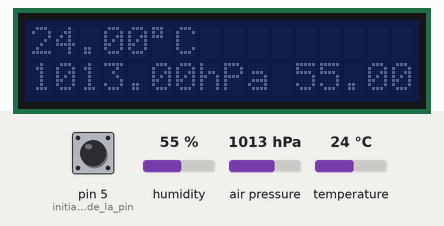
This sketch was run on a simulated Arduino Uno, built with avr-gcc and run on an emulated ATmega328P. Parts: 16×2 character LCD. Inputs (shaded band) come from the test bench; at power-on: pin 5 (initialisation_de_la_pin) HIGH, air pressure 1013 hPa, humidity 55 %, temperature 24 °C. The local clock reads 2024-03-15 10:24:30 at power-on unless the sketch sets it; what the sketch prints to the serial monitor is not drawn.

Above: at 1.2 s.
1.3 s: pin 5 (initialisation_de_la_pin) pulled LOW for 1.15 s
At 2.9 s:
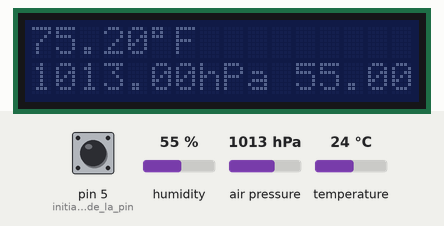
9.0 s: air pressure set to 952 hPa
At 13.8 s:
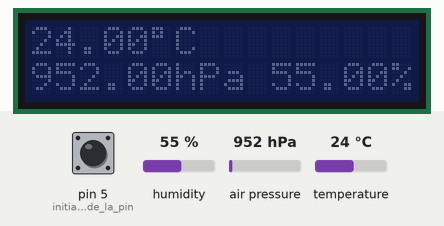
15.5 s: humidity set to 22 %
At 21.0 s:
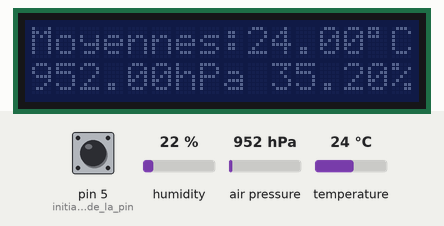
21.7 s: temperature set to 12 °C
At 25.4 s:
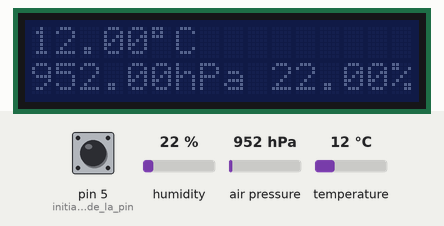
26.4 s: pin 5 (initialisation_de_la_pin) pulled LOW for 1.15 s
At 27.5 s:
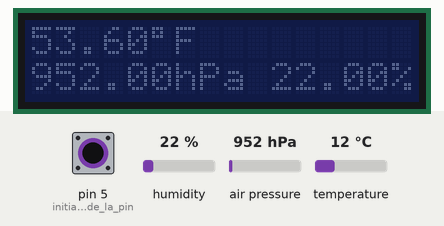
29.5 s: pin 5 (initialisation_de_la_pin) pulled LOW for 3.2 s
At 33.7 s:
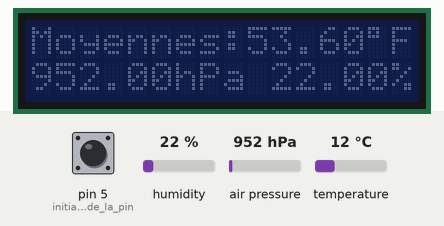
Timing chart, 0 to 35.2 s (numbered marks = the images above; inputs shaded):
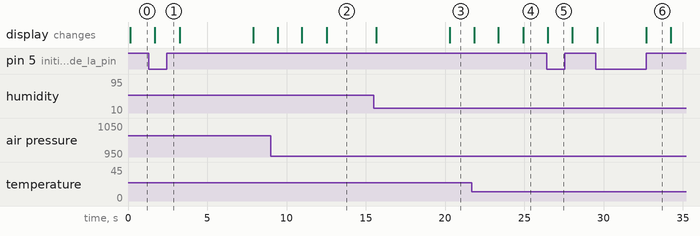

Measured:
- after the input at 1.3 s, the display: changes after 0.39 s (image 1)
- after the input at 15.5 s, the display: first changes after 0.15 s (image 3 shows a later state)
- after the input at 26.4 s, the display: changes after 0.08 s (image 5)
- after the input at 29.5 s, the display: first changes after 0.10 s (image 6 shows a later state)

The sketch:

Projet_Pre-TPI.ino
```cpp
    /**
   Pre-TPI
   Nom : Station Météo
   Version initial par: Esteban.GIORGIS
   Version initial créé le: 12.05.2022
   Dernière version le: 12.05.2022
**/

#include <Adafruit_BME280.h>//librairie pour le capteur BME280
#include <LiquidCrystal_I2C.h>//librairie pour l'affichage LCD
#include <RTClib.h>//librairie pour la RTC


Adafruit_BME280 bme;//initialisation du bme
LiquidCrystal_I2C lcd(0x27, 16, 2); //régle l'adresse du LCD à 0x27 pour un affichage de 16 caractères et 2 lignes.
RTC_DS1307 rtc;//initialisation de la RTC

//constantes//
const int arrayMaxSize = 5;//constante pour la taille max des tableaux et du nombre de donnée que l'on veut mesurer avant de calculer et aficher la moyenne
const unsigned delayTime = 1500;//constante du delai en millisecondes


//variables et tableaux//
unsigned bmeStatus;
unsigned rtcStatus;
int countValues = 1;
int buttonState = 1;
float tempArray[arrayMaxSize];
float pressureArray[arrayMaxSize];
float humidityArray[arrayMaxSize];

/*
 * Fonction setup
*/
void setup() {
  Serial.begin(9600);//Ouvre le port série
  bmeStatus = bme.begin();//initialisation du capteur BME, protocole de communication: I2C
  rtcStatus = rtc.begin();//initialisation du port de communication pour la RTC
  rtc.adjust(DateTime(F(__DATE__), F(__TIME__)));//recupère la date et le temps indiqué par notre propre ordinateur
  lcd.init();//initialisation de l'affichage LCD
  pinMode(5, INPUT_PULLUP);//initialisation de la pin 2 en INPUT_PULLUP

  reset();//reinitialise toutes les variables et tableaux

  //Si le capteur BME280 n'est pas trouvé alors affiche un text l'indiquant et arrête le programme
  if (bmeStatus != 1 || rtcStatus != 1) {
    Serial.println("Problème de branchage");
    exit(0);//arrêt complet du programme
  }
}


/*
 * Fonction loop
*/
void loop() {
  lcd.clear();//Remmet l'affichage LCD à 0
  buttonState = digitalRead(5);//Lecture de l'état du bouton
  Serial.println(buttonState);

  //cette condition permet d'afficher les moyennes dans le terminal et dans l'affichage LCD au bout de 5 prises de mesures
  if (countValues % arrayMaxSize == 0) {
    valuesDisplayed();
    delay(delayTime);
    avgValuesDisplayed();
    delay(delayTime);
    minValuesDisplayed();
    delay(delayTime);
    maxValuesDisplayed();
    delay(delayTime);
    reset();
  }

  valuesDisplayed();
  delay(delayTime);
  countValues++;//incrémentation de countValues
}

/*
 * Permet de calculer l'heure actuelle en heure minutes et seconde
 * @return une valeur de type char qui correspond a l'heure actuelle
*/
char* getCurrentTime(){
  char* currentTime;
  currentTime = (char*)malloc(20);//malloc pour memory allocation, permet, comme son nom peut l'indiquer, de détérminer manuellement le nombre de bit pour cette variable


   DateTime now = rtc.now();
   sprintf(currentTime,"%d:%d:%d |",now.hour(),now.minute(),now.second());//permmet de "formatter" le contenu de la variable ". Attetion ! sprintf ne permet pas d'afficher du contenu dans le terminal
   return currentTime;
}

/*
 * Fonction qui retourne la température en degrés celsius "°C"
 * @return une valeur type float correspondant à la valeur de la température en degrés celsius "°C"
*/
float getTempCelsius(){
  return bme.readTemperature();
}


/*
 * Fonction qui retourne la température en degrés fahrenheit "°F" avec une convertion à partir de la valeur en degré celsius
 * @return une valeur type float correspondant à la valeur de la température en degrés fahrenheit "°F"
*/
float getTempFahrenheit(){
  return bme.readTemperature() * 9/5 + 32;
}


/*
 * Fonction qui retourne la préssion atmosphérique en hectopascal "hPa"
 * @return une valeur type float correspondant à la valeur de la préssion atmosphérique en hectopascal "hPa"
*/
float getPressure(){
  return bme.readPressure() / 100;//on divise par 100 pour obtenir la valeur en hPa au lieu de Pa
}

/*
 * Fonction qui retourne l'humidité en pourcent "%"
 * @return une valeur type float correspondant au taux d'humidité en pourcent "%"
*/
float getHumidity(){
  return bme.readHumidity();
}

/*
 * Cette fonction retourne une moyenne de toutes les valeures du tableau reçu
 * @param float Array[] tableau qui contient les dernières valeurs mesurées
 * @return une valeur float correspondant à la moyenne de toutes les valeures du tableau reçu
*/
float getAvgValues(float Array[]){
  float average = 0;
  for(int i = 1; i <= countValues ; i++){
    average += Array[i];

    //si i atteint la valeur du nombre total de données que l'on veut alors effectue la division final pour obtenir la moyenne
    if(i == countValues){
      average = average / countValues;
    }
  }
  return average;
}


/*
 * Cette fonction retourne la valeur minimum de toutes les valeures du tableau reçu
 * @param float Array[] tableau qui contient les dernières valeurs mesurées
 * @return une valeur float correspondant à la valeur minimum de toutes les valeures du tableau reçu
*/
float getMinValue(float Array[]){
  float minimumVal = Array[1];

  for(int i = 1; i <= countValues ; i++){
    if(minimumVal > Array[i]){
      minimumVal = Array[i];
    }
  }
  return minimumVal;
}


/*
 * Cette fonction retourne la valeur maximum de toutes les valeures du tableau reçu
 * @param float Array[] tableau qui contient les dernières valeurs mesurées
 * @return une valeur float correspondant à la valeur maximum de toutes les valeures du tableau reçu
*/
float getMaxValue(float Array[]){
  float maximumVal = 0;

  for(int i = 1; i <= countValues ; i++){
    if(maximumVal < Array[i]){
      maximumVal = Array[i];
    }
  }
  return maximumVal;
}


/*
 * Cette fonction sert à la mise en forme et à l'affichage des données reçu par les capteurs
*/
void valuesDisplayed() {

  //Affichage des mesures dans le terminal
  Serial.println("Temps | Température | Pression | Humidité");

  Serial.print(getCurrentTime());//affiche l'heure actuelle

  //cette condiftion affiche la température avec une unité différente selon si le bouton poussoir est préssé ou non
  if(buttonState == 1){
    Serial.print(String(getTempCelsius()) + String(" °C | "));
  }else{
    Serial.print(String(getTempFahrenheit()) + String(" °F | "));
  }
  tempArray[countValues] = getTempCelsius();
  Serial.print(String(getPressure()) + String(" hPa | "));
  pressureArray[countValues] = getPressure();
  Serial.println(String(getHumidity()) + String(" %"));
  humidityArray[countValues] = getHumidity();


  //affichage des dernières données mesurées dans l'affichage LCD
  //cette condiftion affiche la température avec une unité différente selon si le bouton poussoir est pressé ou non
  if(buttonState == 1){
    lcd.print(String(getTempCelsius()) + ((char)223) + String("C"));//"((char)223)" sert à indiquer le petit du signe pour les degrés "°"
  }else{
    lcd.print(String(getTempFahrenheit()) + ((char)223) + String("F"));//"((char)223)" sert à indiquer le petit du signe pour les degrés "°"
  }
  lcd.setCursor(0, 1);//place le curseur à la colonne 0, ligne 1 (retour à la ligne)
  lcd.print(String(getPressure()) + String("hPa "));
  lcd.print(String(getHumidity()) + String("%"));

}

/*
 * Cette fonction sert à afficher les moyennes des différentes mesures
*/
void avgValuesDisplayed() {

  //variables//
  float tempAvg = getAvgValues(tempArray);
  float pressureAvg = getAvgValues(pressureArray);
  float humidityAvg = getAvgValues(humidityArray);

  //Si le boutton est pressé alors tempAvg est convertit en degrés fahrenheit
  if(buttonState == 0){
    tempAvg = (getAvgValues(tempArray)) * 9/5 + 32;
  }

  //Affichage des moyennes dans le terminal
  Serial.println();
  Serial.print("Moyennes: ");

  //cette condiftion affiche la température avec une unité différente selon si le bouton poussoir est pressé ou non
  if(buttonState == 1){
    Serial.print(String(tempAvg) + String(" °C | "));
  }else{
    Serial.print(String(tempAvg) + String(" °F | "));
  }

  Serial.print(String(pressureAvg) + String(" hPa | "));
  Serial.println(String(humidityAvg) + String(" %"));
  Serial.println();

  //Affichage des moyennes dans l'affichage LCD
  lcd.clear();//Remmet l'affichage LCD à 0
  lcd.print("Moyennes:");

  //cette condiftion affiche la température avec une unité différente selon si le bouton poussoir est pressé ou non
  if(buttonState == 1){
    lcd.print(String(tempAvg) + ((char)223) + String("C"));//"((char)223)" sert à indiquer le petit du signe pour les degrés "°"
  }else{
    lcd.print(String(tempAvg) + ((char)223) + String("F"));//"((char)223)" sert à indiquer le petit du signe pour les degrés "°"
  }
  lcd.setCursor(0, 1);
  lcd.print(String(pressureAvg) + String("hPa "));
  lcd.print(String(humidityAvg) + String("%"));


}


/*
 * Cette fonction sert à afficher la valeurs minumum des différentes dernières mesures
*/

void minValuesDisplayed() {
  //variables//
  float tempMin = getMinValue(tempArray);
  float pressureMin = getMinValue(pressureArray);
  float humidityMin = getMinValue(humidityArray);

  //Si le boutton est pressé alors tempMax est convertit en degrés fahrenheit
  if(buttonState == 0){
    tempMin = (getMinValue(tempArray)) * 9/5 + 32;
  }

  //Affichage des valeurs minimum dans le terminal
  Serial.println();
  Serial.print("Minimum: ");

  //cette condition affiche la température avec une unité différente selon si le bouton poussoir est pressé ou non
  if(buttonState == 1){
    Serial.print(String(tempMin) + String(" °C | "));
  }else{
    Serial.print(String(tempMin) + String(" °F | "));
  }

  Serial.print(String(pressureMin) + String(" hPa | "));
  Serial.println(String(humidityMin) + String(" %"));
  Serial.println();


  //Affichage des valeurs minimum dans l'affichage LCD
  lcd.clear();//Remmet l'affichage LCD à 0
  lcd.print("Minimum:");

  //cette condiftion affiche la température avec une unité différente selon si le bouton poussoir est pressé ou non
  if(buttonState == 1){
    lcd.print(String(tempMin) + ((char)223) + String("C"));//"((char)223)" sert à indiquer le petit du signe pour les degrés "°"
  }else{
    lcd.print(String(tempMin) + ((char)223) + String("F"));//"((char)223)" sert à indiquer le petit du signe pour les degrés "°"
  }
  lcd.setCursor(0, 1);
  lcd.print(String(pressureMin) + String("hPa "));
  lcd.print(String(humidityMin) + String("%"));
}


/*
 * Cette fonction sert à afficher la valeurs maximum des différentes dernières mesures
*/

void maxValuesDisplayed() {
  //variables//
  float tempMax = getMaxValue(tempArray);
  float pressureMax = getMaxValue(pressureArray);
  float humidityMax = getMaxValue(humidityArray);

  //Si le boutton est pressé alors tempMax est convertit en degrés fahrenheit
  if(buttonState == 0){
    tempMax = (getMaxValue(tempArray)) * 9/5 + 32;
  }

  //Affichage des valeurs maximum dans le terminal
  Serial.println();
  Serial.print("Maximum: ");

  //cette condition affiche la température avec une unité différente selon si le bouton poussoir est pressé ou non
  if(buttonState == 1){
    Serial.print(String(tempMax) + String(" °C | "));
  }else{
    Serial.print(String(tempMax) + String(" °F | "));
  }

  Serial.print(String(pressureMax) + String(" hPa | "));
  Serial.println(String(humidityMax) + String(" %"));
  Serial.println();


  //Affichage des valeurs minimum dans l'affichage LCD
  lcd.clear();//Remmet l'affichage LCD à 0
  lcd.print("Maximum:");

  //cette condition affiche la température avec une unité différente selon si le bouton poussoir est pressé ou non
  if(buttonState == 1){
    lcd.print(String(tempMax) + ((char)223) + String("C"));//"((char)223)" sert à indiquer le petit du signe pour les degrés "°"
  }else{
    lcd.print(String(tempMax) + ((char)223) + String("F"));//"((char)223)" sert à indiquer le petit du signe pour les degrés "°"
  }
  lcd.setCursor(0, 1);
  lcd.print(String(pressureMax) + String("hPa "));
  lcd.print(String(humidityMax) + String("%"));
}


/*
 * Cette fonction sert à réinitialiser toutes sortes de choses, comme les variables/tableau ou encore l'affichage LCD
*/
void reset() {
    countValues = 1;
    memset(tempArray, 0, sizeof(tempArray));//Vide le tableau tempArray
    memset(pressureArray, 0, sizeof(pressureArray));//Vide le tableau pressureArray
    memset(humidityArray, 0, sizeof(humidityArray));//Vide le tableau humidityArray
    lcd.clear();//Remmet l'affichage LCD à 0
}
```
